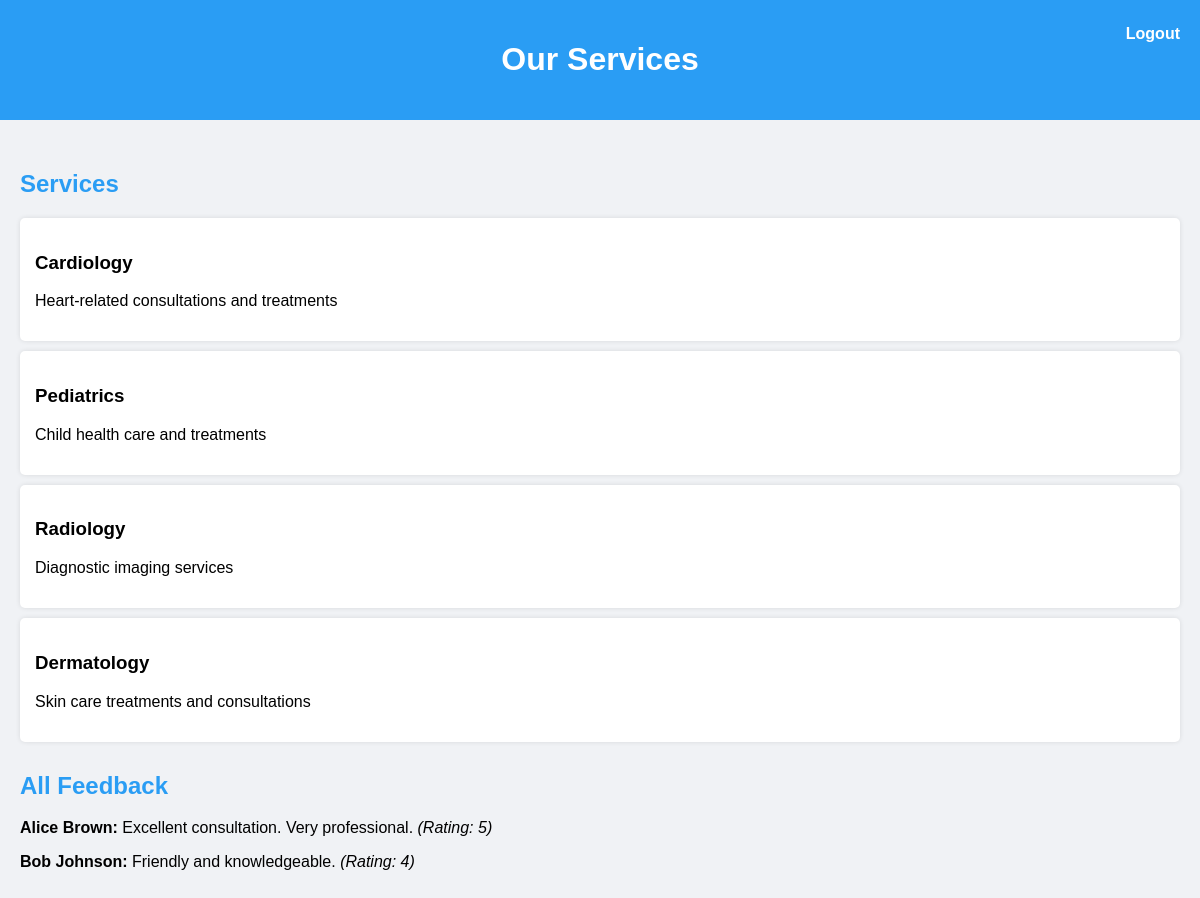
Screenshot of /services.php (signed in) with the database file from the repository.
### tables this page shows
CREATE TABLE IF NOT EXISTS services (
    id INT AUTO_INCREMENT PRIMARY KEY,
    name VARCHAR(100) NOT NULL,
    description TEXT
);

CREATE TABLE IF NOT EXISTS feedback (
    id INT AUTO_INCREMENT PRIMARY KEY,
    doctor_id INT NOT NULL,
    patient_id INT NOT NULL,
    comment TEXT NOT NULL,
    rating INT NOT NULL,
    FOREIGN KEY (doctor_id) REFERENCES users(id) ON DELETE CASCADE,
    FOREIGN KEY (patient_id) REFERENCES users(id) ON DELETE CASCADE
);

CREATE TABLE IF NOT EXISTS users (
    id INT AUTO_INCREMENT PRIMARY KEY,
    role ENUM('admin','doctor','patient') NOT NULL DEFAULT 'patient',
    fullname VARCHAR(255) NOT NULL,
    email VARCHAR(255) NOT NULL UNIQUE,
    password_hash VARCHAR(255) NOT NULL,
    specialization VARCHAR(255),
    experience VARCHAR(50)
);

### services.php (the view, shortened to what this page needs)
<?php
include 'includes/db.php';
$services = $pdo->query("SELECT * FROM services")->fetchAll();
$feedbacks = $pdo->query("SELECT f.*, u.fullname as patient_name FROM feedback f JOIN users u ON f.patient_id=u.id")->fetchAll();
?>
<!DOCTYPE html>
<html lang="en">
<head>
</head>
<body>
<header>
<h1>Our Services</h1>
<a href="logout.php">Logout</a>
</header>
<div class="container">
<h2>Services</h2>
<?php foreach($services as $s){ ?>
<div class="service-card">
<h3><?= $s['name'] ?></h3>
<p><?= $s['description'] ?></p>
</div>
<?php } ?>
<h2>All Feedback</h2>
<?php foreach($feedbacks as $f){ ?>
<p><strong><?= $f['patient_name'] ?>:</strong> <?= $f['comment'] ?> <em>(Rating: <?= $f['rating'] ?>)</em></p>
<?php } ?>
</div>
</body>
</html>

### services.php (style rules this page uses)
body { font-family:Arial,sans-serif; margin:0; padding:0; background:#f0f2f5; }
header { background:#2a9df4; color:#fff; padding:20px; text-align:center; position:relative; }
header a { color:#fff; position:absolute; right:20px; top:25px; text-decoration:none; font-weight:bold; }
.container { padding:20px; }
h2 { color:#2a9df4; margin-top:30px; }
.service-card { background:#fff; padding:15px; margin:10px 0; box-shadow:0 0 5px rgba(0,0,0,0.1); border-radius:5px; }

### rows the page displays
services: name "Cardiology", description "Heart-related consultations and treatments"
services: name "Pediatrics", description "Child health care and treatments"
services: name "Radiology", description "Diagnostic imaging services"
services: name "Dermatology", description "Skin care treatments and consultations"
feedback: patient.fullname "Alice Brown", comment "Excellent consultation. Very professional.", rating "5"
feedback: patient.fullname "Bob Johnson", comment "Friendly and knowledgeable.", rating "4"
